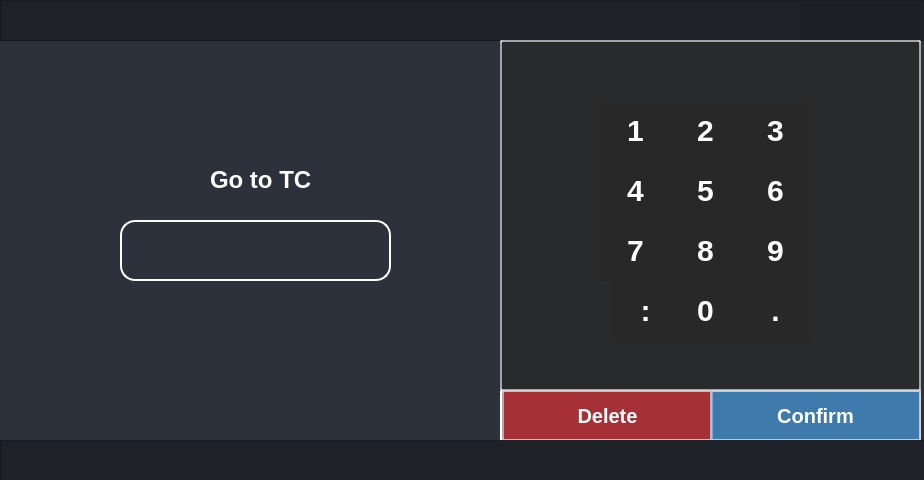
<?xml version="1.0" encoding="UTF-8"?>
<ui version="4.0">
 <class>Dialog</class>
 <widget class="QDialog" name="Dialog">
  <property name="geometry">
   <rect>
    <x>0</x>
    <y>0</y>
    <width>924</width>
    <height>480</height>
   </rect>
  </property>
  <property name="windowTitle">
   <string>Dialog</string>
  </property>
  <property name="styleSheet">
   <string notr="true">background-color: rgb(44,49,60);</string>
  </property>
  <widget class="QFrame" name="frame">
   <property name="geometry">
    <rect>
     <x>0</x>
     <y>0</y>
     <width>931</width>
     <height>41</height>
    </rect>
   </property>
   <property name="styleSheet">
    <string notr="true">background-color: rgba(27,29,35,200);</string>
   </property>
   <property name="frameShape">
    <enum>QFrame::StyledPanel</enum>
   </property>
   <property name="frameShadow">
    <enum>QFrame::Raised</enum>
   </property>
   <widget class="QFrame" name="frame_btns_right">
    <property name="geometry">
     <rect>
      <x>800</x>
      <y>0</y>
      <width>120</width>
      <height>42</height>
     </rect>
    </property>
    <property name="sizePolicy">
     <sizepolicy hsizetype="Expanding" vsizetype="Preferred">
      <horstretch>0</horstretch>
      <verstretch>0</verstretch>
     </sizepolicy>
    </property>
    <property name="maximumSize">
     <size>
      <width>120</width>
      <height>16777215</height>
     </size>
    </property>
    <property name="frameShape">
     <enum>QFrame::NoFrame</enum>
    </property>
    <property name="frameShadow">
     <enum>QFrame::Raised</enum>
    </property>
    <layout class="QHBoxLayout" name="horizontalLayout_5">
     <property name="spacing">
      <number>0</number>
     </property>
     <property name="leftMargin">
      <number>0</number>
     </property>
     <property name="topMargin">
      <number>0</number>
     </property>
     <property name="rightMargin">
      <number>0</number>
     </property>
     <property name="bottomMargin">
      <number>0</number>
     </property>
     <item>
      <widget class="QPushButton" name="minimize_searchtc">
       <property name="sizePolicy">
        <sizepolicy hsizetype="Minimum" vsizetype="Expanding">
         <horstretch>0</horstretch>
         <verstretch>0</verstretch>
        </sizepolicy>
       </property>
       <property name="minimumSize">
        <size>
         <width>40</width>
         <height>0</height>
        </size>
       </property>
       <property name="maximumSize">
        <size>
         <width>40</width>
         <height>16777215</height>
        </size>
       </property>
       <property name="toolTip">
        <string>Minimize</string>
       </property>
       <property name="styleSheet">
        <string notr="true">QPushButton {	
	border: none;
	background-color: transparent;
}
QPushButton:hover {
	background-color: rgb(52, 59, 72);
}
QPushButton:pressed {	
	background-color: rgb(85, 170, 255);
}</string>
       </property>
       <property name="text">
        <string/>
       </property>
       <property name="icon">
        <iconset resource="files.qrc">
         <normaloff>:/16x16/icons/16x16/cil-window-minimize.png</normaloff>:/16x16/icons/16x16/cil-window-minimize.png</iconset>
       </property>
      </widget>
     </item>
     <item>
      <widget class="QPushButton" name="maximize_searchtc">
       <property name="sizePolicy">
        <sizepolicy hsizetype="Minimum" vsizetype="Expanding">
         <horstretch>0</horstretch>
         <verstretch>0</verstretch>
        </sizepolicy>
       </property>
       <property name="minimumSize">
        <size>
         <width>40</width>
         <height>0</height>
        </size>
       </property>
       <property name="maximumSize">
        <size>
         <width>40</width>
         <height>16777215</height>
        </size>
       </property>
       <property name="toolTip">
        <string>Maximize</string>
       </property>
       <property name="styleSheet">
        <string notr="true">QPushButton {	
	border: none;
	background-color: transparent;
}
QPushButton:hover {
	background-color: rgb(52, 59, 72);
}
QPushButton:pressed {	
	background-color: rgb(85, 170, 255);
}</string>
       </property>
       <property name="text">
        <string/>
       </property>
       <property name="icon">
        <iconset resource="files.qrc">
         <normaloff>:/16x16/icons/16x16/cil-window-maximize.png</normaloff>:/16x16/icons/16x16/cil-window-maximize.png</iconset>
       </property>
      </widget>
     </item>
     <item>
      <widget class="QPushButton" name="close_searchtc">
       <property name="sizePolicy">
        <sizepolicy hsizetype="Minimum" vsizetype="Expanding">
         <horstretch>0</horstretch>
         <verstretch>0</verstretch>
        </sizepolicy>
       </property>
       <property name="minimumSize">
        <size>
         <width>40</width>
         <height>0</height>
        </size>
       </property>
       <property name="maximumSize">
        <size>
         <width>40</width>
         <height>16777215</height>
        </size>
       </property>
       <property name="toolTip">
        <string>Close</string>
       </property>
       <property name="styleSheet">
        <string notr="true">QPushButton {	
	border: none;
	background-color: transparent;
}
QPushButton:hover {
	background-color: rgb(52, 59, 72);
}
QPushButton:pressed {	
	background-color: rgb(85, 170, 255);
}</string>
       </property>
       <property name="text">
        <string/>
       </property>
       <property name="icon">
        <iconset resource="files.qrc">
         <normaloff>:/16x16/icons/16x16/cil-x.png</normaloff>:/16x16/icons/16x16/cil-x.png</iconset>
       </property>
      </widget>
     </item>
    </layout>
   </widget>
  </widget>
  <widget class="QTextEdit" name="searchtc_textedit">
   <property name="geometry">
    <rect>
     <x>120</x>
     <y>220</y>
     <width>271</width>
     <height>61</height>
    </rect>
   </property>
   <property name="styleSheet">
    <string notr="true">    font-family: &quot;Arial&quot;;    /* Cambia la fuente */
    font-size: 22px;         /* Tamaño del texto */
    font-weight: bold;       /* Negrita */    
    color: white;				 /* Color del texto */
	padding: 10px;           
    border-radius: 15px;
	background-color: transparent;
	border: 2px solid rgba(255,255,255,255);  /* Borde blanco con transparencia */</string>
   </property>
  </widget>
  <widget class="QFrame" name="frame_2">
   <property name="geometry">
    <rect>
     <x>500</x>
     <y>40</y>
     <width>421</width>
     <height>351</height>
    </rect>
   </property>
   <property name="styleSheet">
    <string notr="true">    font-family: &quot;Arial&quot;;    /* Cambia la fuente */
    font-size: 16px;         /* Tamaño del texto */
    font-weight: bold;       /* Negrita */    
    color: white;				 /* Color del texto */
	padding: 10px;           
    border-radius: 2px;
	background-color: rgba(40,40,40,200);
	border: 2px solid rgba(200,200,200,200); </string>
   </property>
   <property name="frameShape">
    <enum>QFrame::StyledPanel</enum>
   </property>
   <property name="frameShadow">
    <enum>QFrame::Raised</enum>
   </property>
   <widget class="QPushButton" name="searchtc_1">
    <property name="geometry">
     <rect>
      <x>100</x>
      <y>60</y>
      <width>71</width>
      <height>61</height>
     </rect>
    </property>
    <property name="styleSheet">
     <string notr="true">border: transparent;
font-size: 30px;</string>
    </property>
    <property name="text">
     <string>1</string>
    </property>
   </widget>
   <widget class="QPushButton" name="searchtc_2">
    <property name="geometry">
     <rect>
      <x>170</x>
      <y>60</y>
      <width>71</width>
      <height>61</height>
     </rect>
    </property>
    <property name="styleSheet">
     <string notr="true">border: transparent;
font-size: 30px;</string>
    </property>
    <property name="text">
     <string>2</string>
    </property>
   </widget>
   <widget class="QPushButton" name="searchtc_3">
    <property name="geometry">
     <rect>
      <x>240</x>
      <y>60</y>
      <width>71</width>
      <height>61</height>
     </rect>
    </property>
    <property name="styleSheet">
     <string notr="true">border: transparent;
font-size: 30px;</string>
    </property>
    <property name="text">
     <string>3</string>
    </property>
   </widget>
   <widget class="QPushButton" name="searchtc_5">
    <property name="geometry">
     <rect>
      <x>170</x>
      <y>120</y>
      <width>71</width>
      <height>61</height>
     </rect>
    </property>
    <property name="styleSheet">
     <string notr="true">border: transparent;
font-size: 30px;</string>
    </property>
    <property name="text">
     <string>5</string>
    </property>
   </widget>
   <widget class="QPushButton" name="searchtc_6">
    <property name="geometry">
     <rect>
      <x>240</x>
      <y>120</y>
      <width>71</width>
      <height>61</height>
     </rect>
    </property>
    <property name="styleSheet">
     <string notr="true">border: transparent;
font-size: 30px;</string>
    </property>
    <property name="text">
     <string>6</string>
    </property>
   </widget>
   <widget class="QPushButton" name="searchtc_4">
    <property name="geometry">
     <rect>
      <x>100</x>
      <y>120</y>
      <width>71</width>
      <height>61</height>
     </rect>
    </property>
    <property name="styleSheet">
     <string notr="true">border: transparent;
font-size: 30px;</string>
    </property>
    <property name="text">
     <string>4</string>
    </property>
   </widget>
   <widget class="QPushButton" name="searchtc_8">
    <property name="geometry">
     <rect>
      <x>170</x>
      <y>180</y>
      <width>71</width>
      <height>61</height>
     </rect>
    </property>
    <property name="styleSheet">
     <string notr="true">border: transparent;
font-size: 30px;</string>
    </property>
    <property name="text">
     <string>8</string>
    </property>
   </widget>
   <widget class="QPushButton" name="searchtc_9">
    <property name="geometry">
     <rect>
      <x>240</x>
      <y>180</y>
      <width>71</width>
      <height>61</height>
     </rect>
    </property>
    <property name="styleSheet">
     <string notr="true">border: transparent;
font-size: 30px;</string>
    </property>
    <property name="text">
     <string>9</string>
    </property>
   </widget>
   <widget class="QPushButton" name="searchtc_7">
    <property name="geometry">
     <rect>
      <x>100</x>
      <y>180</y>
      <width>71</width>
      <height>61</height>
     </rect>
    </property>
    <property name="styleSheet">
     <string notr="true">border: transparent;
font-size: 30px;</string>
    </property>
    <property name="text">
     <string>7</string>
    </property>
   </widget>
   <widget class="QPushButton" name="searchtc_0">
    <property name="geometry">
     <rect>
      <x>170</x>
      <y>240</y>
      <width>71</width>
      <height>61</height>
     </rect>
    </property>
    <property name="styleSheet">
     <string notr="true">border: transparent;
font-size: 30px;</string>
    </property>
    <property name="text">
     <string>0</string>
    </property>
   </widget>
   <widget class="QPushButton" name="searchtc_dospunts">
    <property name="geometry">
     <rect>
      <x>110</x>
      <y>240</y>
      <width>71</width>
      <height>61</height>
     </rect>
    </property>
    <property name="styleSheet">
     <string notr="true">border: transparent;
font-size: 30px;</string>
    </property>
    <property name="text">
     <string>:</string>
    </property>
   </widget>
   <widget class="QPushButton" name="searchtc_punt_2">
    <property name="geometry">
     <rect>
      <x>240</x>
      <y>240</y>
      <width>71</width>
      <height>61</height>
     </rect>
    </property>
    <property name="styleSheet">
     <string notr="true">border: transparent;
font-size: 30px;</string>
    </property>
    <property name="text">
     <string>.</string>
    </property>
   </widget>
  </widget>
  <widget class="QFrame" name="frame_3">
   <property name="geometry">
    <rect>
     <x>500</x>
     <y>390</y>
     <width>421</width>
     <height>51</height>
    </rect>
   </property>
   <property name="styleSheet">
    <string notr="true">    font-family: &quot;Arial&quot;;    /* Cambia la fuente */
    font-size: 16px;         /* Tamaño del texto */
    font-weight: bold;       /* Negrita */    
    color: white;				 /* Color del texto */
	padding: 10px;           
    border-radius: 2px;
	background-color: transparent;
	border: 2px solid rgba(255,255,255,255);  /* Borde blanco con transparencia */</string>
   </property>
   <property name="frameShape">
    <enum>QFrame::StyledPanel</enum>
   </property>
   <property name="frameShadow">
    <enum>QFrame::Raised</enum>
   </property>
   <widget class="QPushButton" name="searchtc_delete">
    <property name="geometry">
     <rect>
      <x>2</x>
      <y>0</y>
      <width>211</width>
      <height>51</height>
     </rect>
    </property>
    <property name="styleSheet">
     <string notr="true">QPushButton {
    font-family: &quot;Arial&quot;;    /* Cambia la fuente */
    font-size: 20px;         /* Tamaño del texto */
    font-weight: bold;       /* Negrita */    
    color: white;				 /* Color del texto */
	padding: 10px;   
	background-color: rgba(250,50,50,150);        
	border: 2px solid rgba(200,200,200,200);  /* Borde blanco con transparencia */
}

QPushButton:hover {
	background-color: rgba(250,50,50,50);
}

QPushButton:pressed {
    background-color: rgba(0,150,250,50);
}</string>
    </property>
    <property name="text">
     <string>Delete</string>
    </property>
   </widget>
   <widget class="QPushButton" name="searchtc_confirm">
    <property name="geometry">
     <rect>
      <x>210</x>
      <y>0</y>
      <width>211</width>
      <height>51</height>
     </rect>
    </property>
    <property name="styleSheet">
     <string notr="true">QPushButton {
    font-family: &quot;Arial&quot;;    /* Cambia la fuente */
    font-size: 20px;         /* Tamaño del texto */
    font-weight: bold;       /* Negrita */    
    color: white;				 /* Color del texto */
	padding: 10px;  
	background-color: rgba(75,175,250,150);         
	border: 2px solid rgba(200,200,200,200);   /* Borde blanco con transparencia */
}

QPushButton:hover {
	background-color: rgba(0,150,250,50);
}

QPushButton:pressed {
    background-color: rgba(0,150,250,50);
}</string>
    </property>
    <property name="text">
     <string>Confirm</string>
    </property>
   </widget>
  </widget>
  <widget class="QLabel" name="label">
   <property name="geometry">
    <rect>
     <x>210</x>
     <y>170</y>
     <width>101</width>
     <height>20</height>
    </rect>
   </property>
   <property name="styleSheet">
    <string notr="true">QLabel {
    font-family: &quot;Arial&quot;;    /* Cambia la fuente */
    font-size: 24px;         /* Tamaño del texto */
    font-weight: bold;       /* Negrita */    
    color: white;				 /* Color del texto */
	background-color: transparent;
}</string>
   </property>
   <property name="text">
    <string>Go to TC</string>
   </property>
  </widget>
  <widget class="QFrame" name="frame_4">
   <property name="geometry">
    <rect>
     <x>0</x>
     <y>440</y>
     <width>931</width>
     <height>41</height>
    </rect>
   </property>
   <property name="styleSheet">
    <string notr="true">background-color: rgba(27,29,35,200);</string>
   </property>
   <property name="frameShape">
    <enum>QFrame::StyledPanel</enum>
   </property>
   <property name="frameShadow">
    <enum>QFrame::Raised</enum>
   </property>
  </widget>
 </widget>
 <resources>
  <include location="files.qrc"/>
 </resources>
 <connections/>
</ui>
